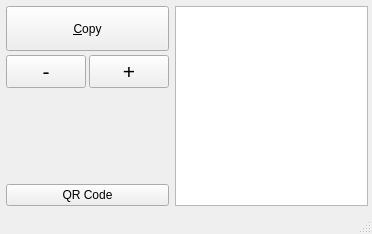
<?xml version="1.0" encoding="UTF-8"?>
<ui version="4.0">
 <class>MainWindow</class>
 <widget class="QMainWindow" name="MainWindow">
  <property name="geometry">
   <rect>
    <x>0</x>
    <y>0</y>
    <width>372</width>
    <height>234</height>
   </rect>
  </property>
  <property name="windowTitle">
   <string>Voice-It</string>
  </property>
  <widget class="QWidget" name="centralwidget">
   <layout class="QVBoxLayout" name="verticalLayout_2">
    <property name="leftMargin">
     <number>6</number>
    </property>
    <property name="topMargin">
     <number>6</number>
    </property>
    <property name="rightMargin">
     <number>4</number>
    </property>
    <property name="bottomMargin">
     <number>6</number>
    </property>
    <item>
     <layout class="QHBoxLayout" name="horizontalLayout">
      <item>
       <layout class="QVBoxLayout" name="verticalLayout">
        <property name="spacing">
         <number>4</number>
        </property>
        <item>
         <widget class="QPushButton" name="b_copy">
          <property name="minimumSize">
           <size>
            <width>0</width>
            <height>45</height>
           </size>
          </property>
          <property name="toolTip">
           <string>Copy all text to the clipboard</string>
          </property>
          <property name="text">
           <string>&amp;Copy</string>
          </property>
          <property name="icon">
           <iconset theme="gtk-copy">
            <normaloff>.</normaloff>.</iconset>
          </property>
          <property name="iconSize">
           <size>
            <width>24</width>
            <height>24</height>
           </size>
          </property>
          <property name="flat">
           <bool>false</bool>
          </property>
         </widget>
        </item>
        <item>
         <layout class="QHBoxLayout" name="horizontalLayout_2">
          <property name="spacing">
           <number>3</number>
          </property>
          <item>
           <widget class="QPushButton" name="b_smaller">
            <property name="font">
             <font>
              <pointsize>16</pointsize>
             </font>
            </property>
            <property name="toolTip">
             <string>Make font size smaller</string>
            </property>
            <property name="text">
             <string>-</string>
            </property>
            <property name="flat">
             <bool>false</bool>
            </property>
           </widget>
          </item>
          <item>
           <widget class="QPushButton" name="b_larger">
            <property name="sizePolicy">
             <sizepolicy hsizetype="Preferred" vsizetype="Fixed">
              <horstretch>0</horstretch>
              <verstretch>0</verstretch>
             </sizepolicy>
            </property>
            <property name="font">
             <font>
              <pointsize>16</pointsize>
              <weight>50</weight>
              <bold>false</bold>
             </font>
            </property>
            <property name="toolTip">
             <string>Make font size larger</string>
            </property>
            <property name="text">
             <string>+</string>
            </property>
            <property name="flat">
             <bool>false</bool>
            </property>
           </widget>
          </item>
         </layout>
        </item>
        <item>
         <spacer name="verticalSpacer">
          <property name="orientation">
           <enum>Qt::Vertical</enum>
          </property>
          <property name="sizeHint" stdset="0">
           <size>
            <width>20</width>
            <height>40</height>
           </size>
          </property>
         </spacer>
        </item>
        <item>
         <widget class="QLabel" name="lbl_link">
          <property name="text">
           <string/>
          </property>
          <property name="alignment">
           <set>Qt::AlignCenter</set>
          </property>
         </widget>
        </item>
        <item>
         <widget class="QPushButton" name="b_icon">
          <property name="text">
           <string>QR Code</string>
          </property>
          <property name="iconSize">
           <size>
            <width>32</width>
            <height>32</height>
           </size>
          </property>
         </widget>
        </item>
       </layout>
      </item>
      <item>
       <widget class="QPlainTextEdit" name="textBox">
        <property name="font">
         <font>
          <pointsize>12</pointsize>
         </font>
        </property>
        <property name="plainText">
         <string notr="true"/>
        </property>
        <property name="textInteractionFlags">
         <set>Qt::TextEditorInteraction</set>
        </property>
       </widget>
      </item>
     </layout>
    </item>
   </layout>
  </widget>
  <widget class="QStatusBar" name="statusbar"/>
 </widget>
 <resources/>
 <connections>
  <connection>
   <sender>b_smaller</sender>
   <signal>clicked()</signal>
   <receiver>textBox</receiver>
   <slot>zoomOut()</slot>
   <hints>
    <hint type="sourcelabel">
     <x>31</x>
     <y>63</y>
    </hint>
    <hint type="destinationlabel">
     <x>319</x>
     <y>312</y>
    </hint>
   </hints>
  </connection>
  <connection>
   <sender>b_larger</sender>
   <signal>clicked()</signal>
   <receiver>textBox</receiver>
   <slot>zoomIn()</slot>
   <hints>
    <hint type="sourcelabel">
     <x>77</x>
     <y>63</y>
    </hint>
    <hint type="destinationlabel">
     <x>319</x>
     <y>312</y>
    </hint>
   </hints>
  </connection>
 </connections>
</ui>
